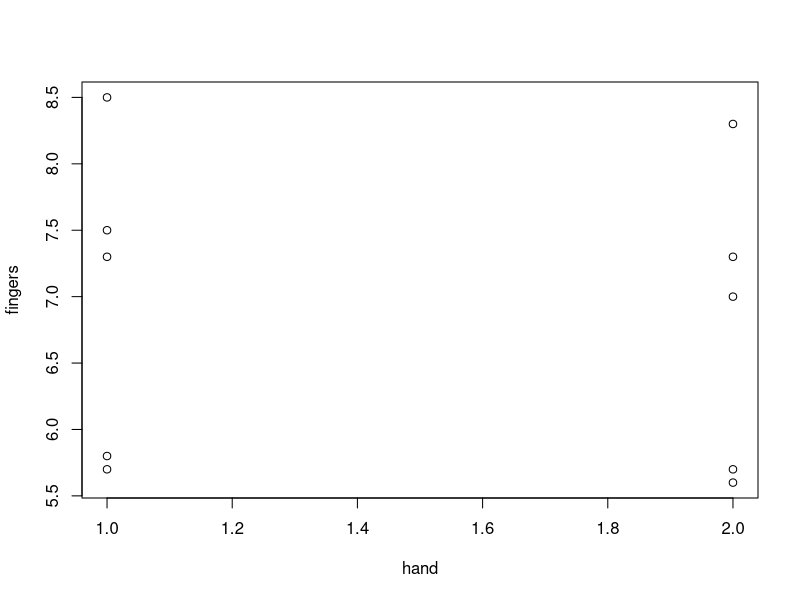
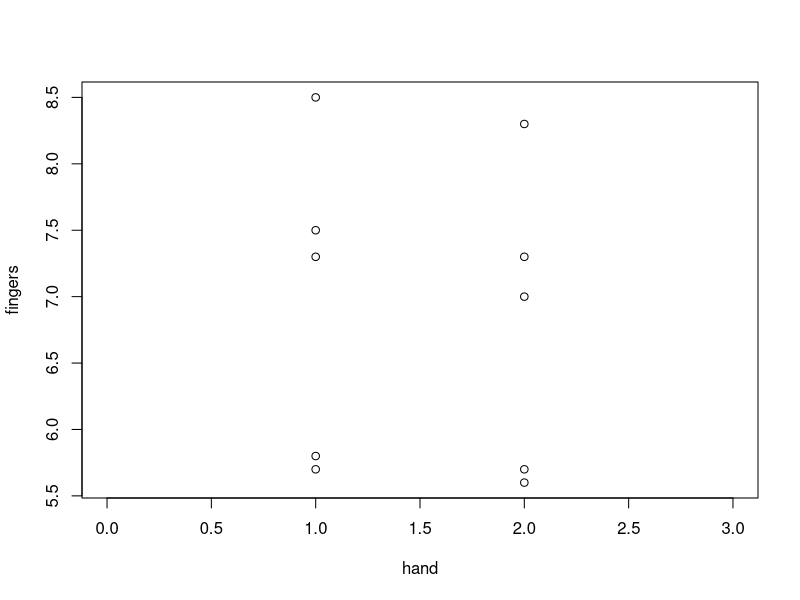
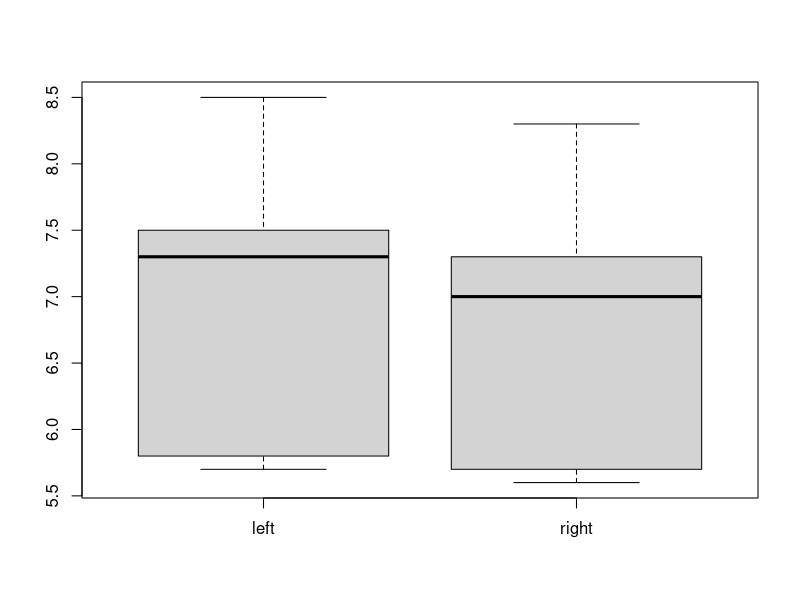
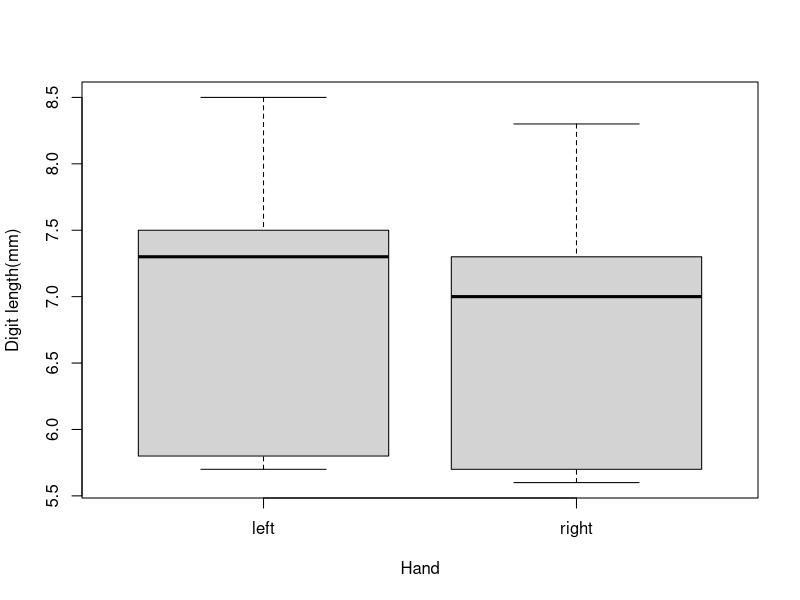
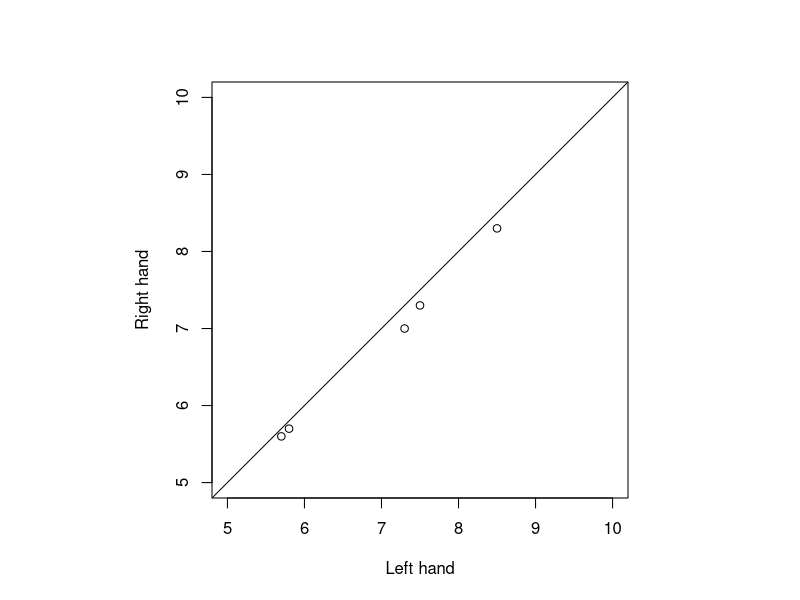
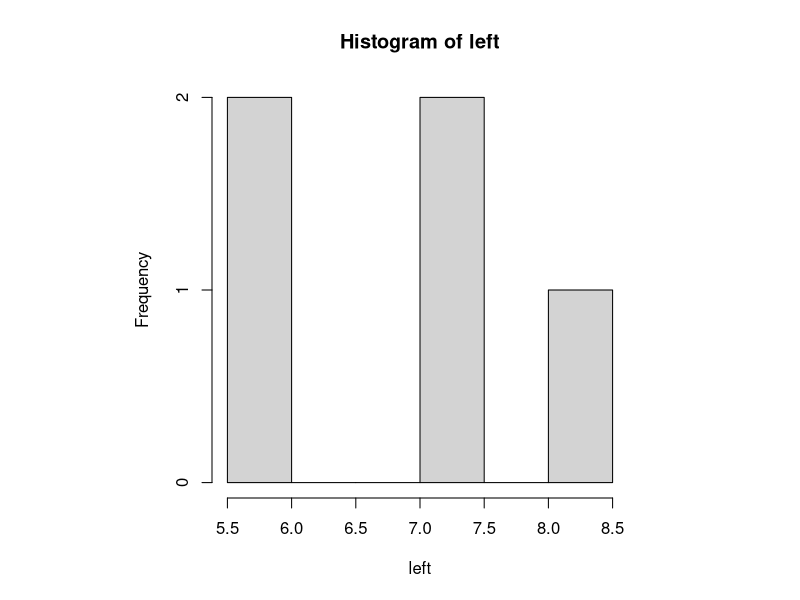
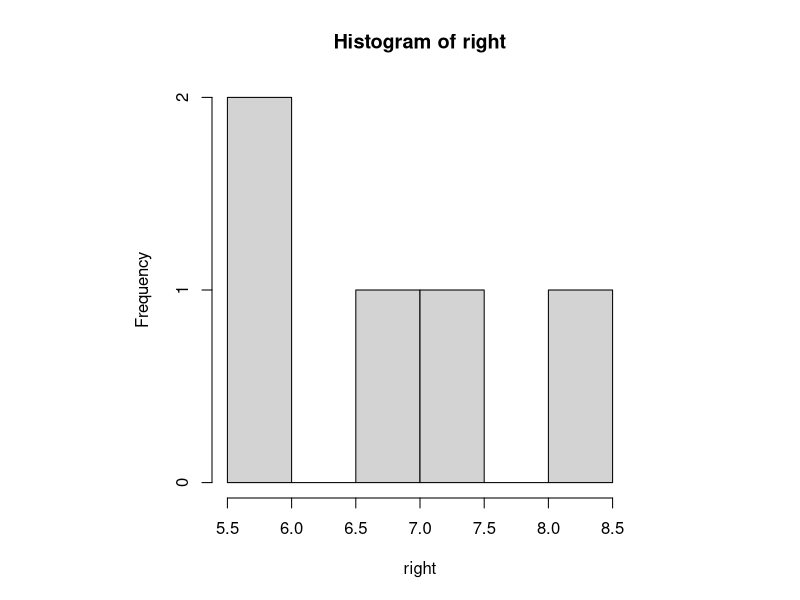
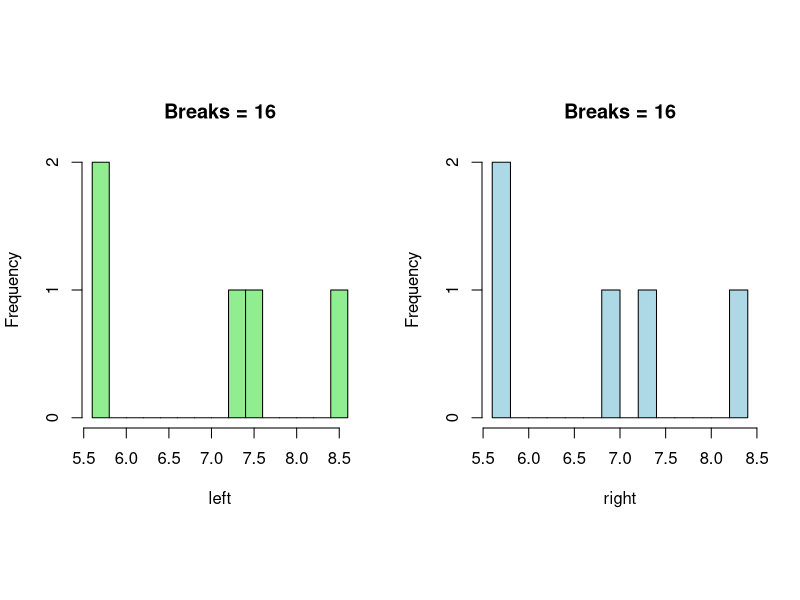

Source code (R) for these figures, in order:
## ---- chunk 1
getwd()
## ---- chunk 2
summary(cars)
## ---- chunk 3
apples <-0.46
oranges <- 0.89
bananas <- 0.75

shopping <- 5*apples + 3*oranges + 8*bananas
# check if all objects exist in R
apples
oranges
bananas
shopping
## ---- chunk 4

# Some Housekeeping

rm(list=ls()) # remove objects currently held in the environment

# These are the lengths of my digits on my left and right hands
# measures in mm.

left <- c(5.8, 7.5, 8.5, 7.3, 5.7)
left
right <- c(5.7, 7.3, 8.3, 7.0, 5.6)
right

# class function determines object type

class(left)
class(right)


# cbind function - binds vectors of equal length!
cbind(left, right)


## ---- chunk 5

# bundle the fingers together into a single vector by concatenating them
fingers <- c(left, right)

# now create a vector of codes that identify them as left and right.
# This is done using both the rep() function which replicates an entry 
# a specified number of times, and the concatentate function to put them 
# together, which we do in one line of code. In this example, the first 
# 5 fingers are on the left hand which we will encode as "1", 
# and the next 5 are on the right which we will encode as "2".
hand <- c( rep(1, 5) , rep(2, 5) )

# and now we can plot the raw data points as a scatter plot, grouped by each 
# hand. 

plot(fingers ~ hand)

# We need to give the graph some extra space to make it easier to see.
# We can do this by increasing the x axis limits. The axis labels and tick 
# labels are still awful, but we will learn in a later podcast how to 
# tidy a figure like this up.
plot(fingers ~ hand, xlim = c(0, 3))

## ---- chunk 6

# you might want to look at the spread of your data using e.g. a boxplot
# the function cbind() binds two vectors or matrices together by columns
boxplot( cbind(left, right) )

# open up a new figure for plotting
boxplot(cbind(left,right), xlab = "Hand", ylab = "Digit length(mm)")
## ---- chunk 7

# set the figure plot type (pty) to be square
par(pty = "s")

# you might want to plot one variable against another
plot(left, right, xlab = "Left hand", ylab = "Right hand", 
     xlim = c(5,10), ylim = c(5,10), asp = 1)

# draws the 1:1 line of perfect symmetry
# Specifically abline() takes abline(a = intercept, b = slope) and 
# adds it to the figure.
abline(a = 0, b = 1) 
## ---- chunk 8
hist(left)
hist(right)


## ---- chunk 9

# set up a multipanel figure. Here with 1 row and 2 columns
par(mfrow = c(1,2))

# with breaks = 16 we define number of bins on x-axis
hist(left, breaks = 16, col="lightgreen", main = "Breaks = 16") 
hist(right, breaks = 16, col="lightblue",  main = "Breaks = 16") 


## ---- chunk 10
summary(left)
summary(right)
